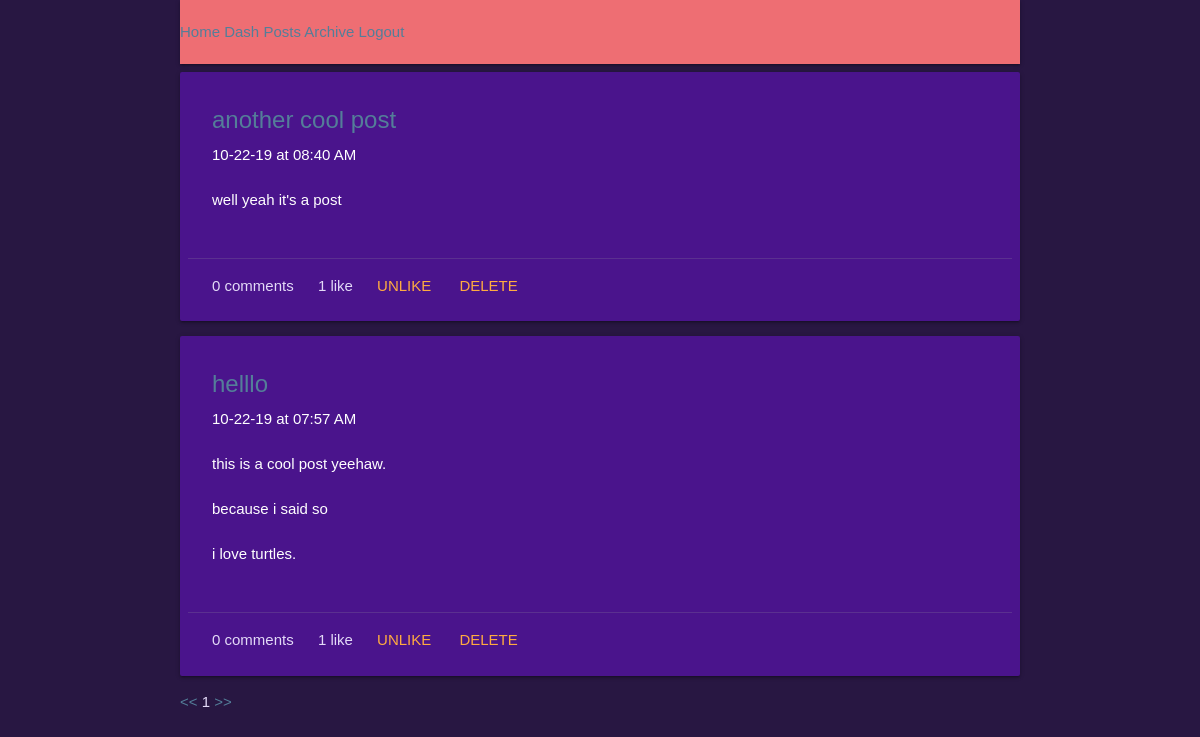
Page /ben/posts/ (signed in) on the committed database.
### posts/models.py (models this page shows)
class Post(models.Model):
        title = models.CharField(max_length=100)
        pub_date = models.DateTimeField('date published', auto_now_add=True)
        body = models.TextField()
        user = models.ForeignKey(User, on_delete=models.CASCADE, null=True)
        def utc_to_local(self, utc_datetime):
	        return utc_datetime.astimezone(tz=None)
        def __str__(self):
	        date = self.utc_to_local(self.pub_date).strftime('%m-%d-%y')
	        time = self.utc_to_local(self.pub_date).strftime('%I:%M %p')
	        return '%s at %s \n\n %s \n\n' % (date, time, self.body)

### comments/models.py (models this page shows)
class Like(models.Model):
    post = models.ForeignKey(Post, on_delete=models.CASCADE, null=True)
    liker = models.ForeignKey(User, on_delete=models.CASCADE, null=True)

### posts/views.py (the view)
# urls.py: path('', views.index, name="index"),
def index(request, username):
    try:
    	User.objects.get(username=username)
    except:
        context = {'username': None}
        return render(request, 'posts/index.html', context)
    user = User.objects.get(username=username)
    posts = Post.objects.filter(user=user).order_by('-pub_date')
    paginator = Paginator(posts, 8)
    page = request.GET.get('page')
    try:
        posts = paginator.page(page);
    except PageNotAnInteger:
        posts = paginator.page(1);
    except EmptyPage:
        posts = paginator.page(paginator.num_pages)
    try:
        lastMinusCurrent = paginator.num_pages - posts.number
    except EmptyPage:
        lastMinusCurrent = 1
    try:
        previousPreviousPage = paginator.page(posts.number - 2)
    except EmptyPage:
        previousPreviousPage = 1
    try:
        nextNextPage = paginator.page(posts.number + 2)
    except EmptyPage:
        nextNextPage = 1
        print(lastMinusCurrent)
        print(previousPreviousPage)
        print(nextNextPage)
    context = {
        'username': user,
        'posts': posts,
        'last_minus_current': lastMinusCurrent,
        'previous_previous_page': previousPreviousPage,
        'next_next_page': nextNextPage
    }
    return render(request, 'posts/index.html', context)

### posts/templatetags/likes_features.py (called while the page is built)
@register.simple_tag
def like_text(count):
	if count == 1:
		return str(count) + " like"
	else:
		return str(count) + " likes"

@register.simple_tag
def comment_text_index(count):
	if count == 1:
		return str(count) + " comment"
	else:
		return str(count) + " comments"

@register.simple_tag
def like_button(user, post):
	if user.like_set.filter(post=post):
		like_text = "Unlike"
	else:
		like_text = "Like"
	return like_text

### posts/templates/posts/index.html (shortened to what this page needs)
{% extends 'Blog/base.html' %}
{% load likes_features %}
{% block content %}
{% if username == None %}
	<h1>"Whoa dude, this user doesn't exist!"</h1>
{% else %}
	{% for post in posts %}
	<div class="post card purple darken-4">
		<div class="card-content white-text">
			<div class="card-title">
				<a href={% url 'posts:display-post' username=username post_number=post.id %}>{{ post.title|linebreaksbr }}</a> <br>
			</div>
			{{ post|linebreaksbr }}
		</div>
		{% if user.is_authenticated %}
		<div class="card-action">
			<span class="comments">
				{% comment_text_index post.comment_set.count %}
			</span>
			<span class="likes" id="like-{{ post.id }}">
				{% like_text post.like_set.count %}
			</span>
			<span class="post-actions">
				<a href={% url 'comments:like' username=post.user.username post_id=post.id %} class="like-link" id="like-link-{{ post.id }}">
				{% like_button request.user post %}
				</a>
				{% if user.is_authenticated and user == post.user %}
				<a href={% url 'posts:delete-post' username=post.user.username post_number=post.id %} class="delete-link">Delete</a>
				{% endif %}
			</span>
		</div>
		{% endif %}
	</div>
	{% endfor %}
		<div class='pagination'>
			<span class='page-nav'>
				<span>
					<a href="?page=1">&lt;&lt;</a>
				</span>
				<span class='current'>
					{{ posts.number }}
				</span>
			<span>
				<a href="?page={{ posts.paginator.num_pages }}">&gt;&gt;</a>
			</span>
		</div>
{% endif %}
{% endblock content %}

### static/Blog/site.css (style rules this page uses)
a:link { text-decoration: none; color: #547E99; }
body { color: #E3DAF7; background-color: #281742; font-family: Roboto Slab, Arial, Georgia, serif; }
.post { background-color: #472A7D; padding: 8px; margin: 8px 5px; }
.comments { padding-right: 20px; color: #E3DAF7; }
.post-actions { padding-left: 20px; }

### rows in the picture
Post: title "another cool post", pub_date+body "10-22-19 at 08:40 AM well yeah it's a post", id "0 comments", id "1 like", shows "DELETE"
Post: title "helllo", pub_date+body "10-22-19 at 07:57 AM this is a cool post yeehaw. because i said so i love turtles.", id "0 comments", id "1 like", shows "DELETE"

### other values in the picture
{{ posts.number }} "1"
